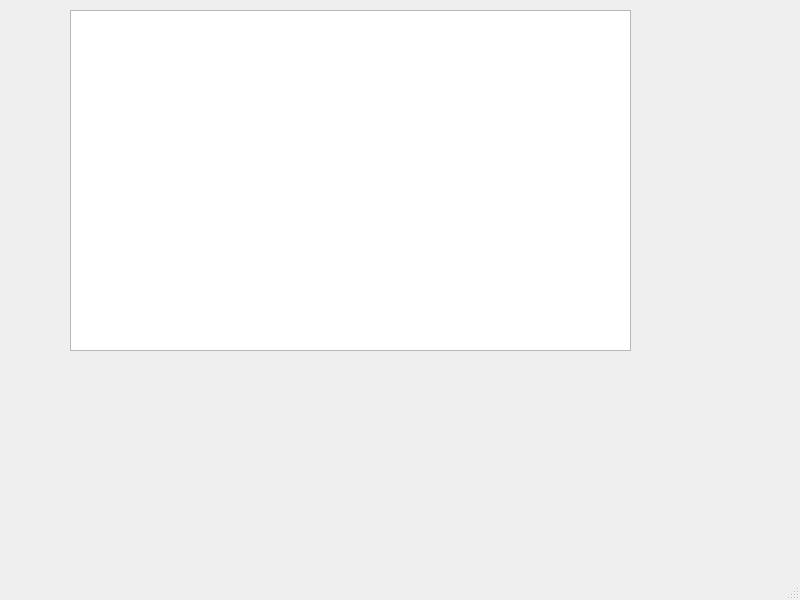
<?xml version="1.0" encoding="UTF-8"?>
<ui version="4.0">
 <class>MainWindow</class>
 <widget class="QMainWindow" name="MainWindow">
  <property name="geometry">
   <rect>
    <x>0</x>
    <y>0</y>
    <width>800</width>
    <height>600</height>
   </rect>
  </property>
  <property name="windowTitle">
   <string>MainWindow</string>
  </property>
  <widget class="QWidget" name="centralwidget">
   <widget class="QListWidget" name="listWidget">
    <property name="geometry">
     <rect>
      <x>70</x>
      <y>10</y>
      <width>561</width>
      <height>341</height>
     </rect>
    </property>
   </widget>
  </widget>
  <widget class="QMenuBar" name="menubar">
   <property name="geometry">
    <rect>
     <x>0</x>
     <y>0</y>
     <width>800</width>
     <height>23</height>
    </rect>
   </property>
  </widget>
  <widget class="QStatusBar" name="statusbar"/>
 </widget>
 <resources/>
 <connections/>
</ui>
